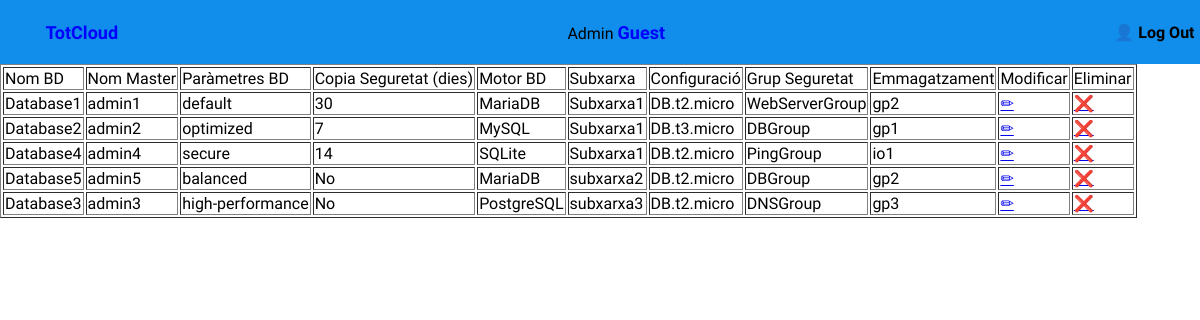
The app's page /totCloud/instancia_bd/llista_bd.php, older data.
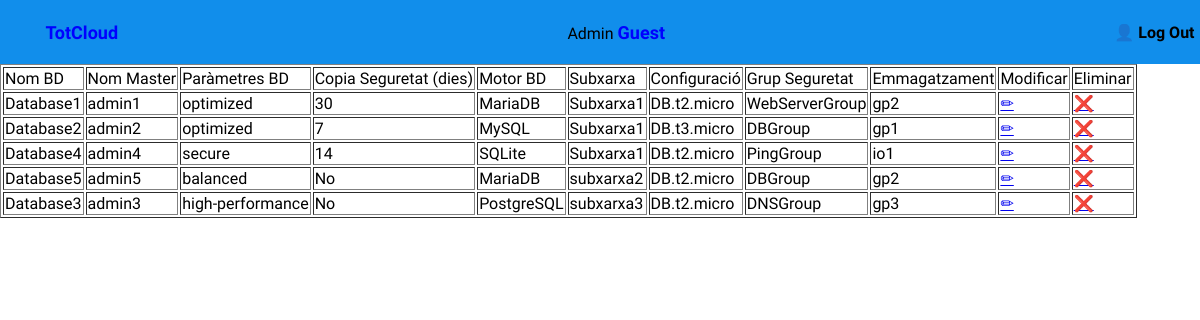
The same page, newer data.
### tables this page shows
CREATE TABLE `instancia_bd` (
  `idInstanciaBD` int(11) NOT NULL,
  `idBDServei` int(11) NOT NULL,
  `nomMaster` varchar(64) NOT NULL,
  `nomBD` varchar(64) NOT NULL,
  `grupParametresBD` varchar(64) NOT NULL,
  `periodeRetencioCS` int(11) DEFAULT NULL,
  `tipusMotor` varchar(32) NOT NULL,
  `idSubXar` int(11) NOT NULL,
  `idConfig` int(11) NOT NULL,
  `idGS` int(11) NOT NULL,
  `idEmmg` int(11) NOT NULL
);

CREATE TABLE `subxarxa` (
  `nomSubXarxa` varchar(64) NOT NULL,
  `descripcio` text DEFAULT NULL,
  `idVPC` varchar(128) NOT NULL,
  `idSubXar` int(11) NOT NULL,
  `nomReg` varchar(64) DEFAULT NULL
);

CREATE TABLE `configuracio` (
  `idConfig` int(11) NOT NULL,
  `numCPU` int(11) NOT NULL,
  `RAM` int(11) NOT NULL,
  `xarxa` varchar(32) DEFAULT NULL,
  `preuPerHora` decimal(5,2) DEFAULT NULL,
  `nom` varchar(64) NOT NULL,
  `IP` binary(16) NOT NULL
);

CREATE TABLE `grup_seguretat` (
  `nom` varchar(64) NOT NULL,
  `descripcio` text NOT NULL,
  `descrpicioSource` text DEFAULT NULL,
  `idGS` int(11) NOT NULL,
  `tipusSource` varchar(32) DEFAULT NULL,
  `tipus` varchar(16) NOT NULL,
  `Protocol` varchar(8) NOT NULL
);

CREATE TABLE `emmagatzamatge` (
  `tipus` varchar(3) NOT NULL,
  `emgAssignat` int(11) NOT NULL,
  `idEmmg` int(11) NOT NULL
);

### totCloud/atributsClasses/instancia_bd.php (called while the page is built, shortened)
<?php
$pk = "idInstanciaBD";
$a2 = "nomMaster";
$a3 = "nomBD";
$a4 = "grupParametresBD";
$a5 = "periodeRetencioCS";
$a7 = "tipusMotor";
?>

### totCloud/instancia_bd/llista_bd.php (the view, shortened to what this page needs)
<?php
include "../connexio.php";
include "../atributsClasses/instancia_bd.php";
include "../header.php";
?>
<!DOCTYPE html>
<html lang="es">
<head>
    <link rel="stylesheet" href="/php/TOTCLOUD/totcloud/home.css">
</head>
<body>
    <?php
    $consulta = "SELECT i.$pk, i.$a3 AS NomBD, i.$a2 AS NomMaster, i.$a4 AS ParametresBD,
             i.$a5 AS CopiaSeguretat, i.$a7 AS MotorBD, s.nomSubxarxa AS Subxarxa,
             c.nom AS Configuracio, gs.nom AS GrupSeguretat, e.tipus AS Emmagatzematge
             FROM instancia_bd i
             JOIN subxarxa s ON i.idSubXar = s.idSubxar
             JOIN configuracio c ON i.idConfig = c.idConfig
             JOIN grup_seguretat gs ON i.idGS = gs.idGS
             JOIN emmagatzamatge e ON i.idEmmg = e.idEmmg";
    $resultat = mysqli_query($conn, $consulta);
    $columns = [
        "Nom BD",
        "Nom Master",
        "Paràmetres BD",
        "Copia Seguretat (dies)",
        "Motor BD",
        "Subxarxa",
        "Configuració",
        "Grup Seguretat",
        "Emmagatzament"
    ];
    echo "<TABLE border='1'>";
    echo "<TR>";
    foreach ($columns as $col) {
        echo "<TD>" . $col . "</TD>";
    }
    echo "<TD>Modificar</TD>";
    echo "<TD>Eliminar</TD>";
    echo "</TR>";
    while ($reg = mysqli_fetch_assoc($resultat)) {
        echo "<TR>";
        echo "<TD>" . $reg['NomBD'] . "</TD>";
        echo "<TD>" . $reg['NomMaster'] . "</TD>";
        echo "<TD>" . $reg['ParametresBD'] . "</TD>";
        echo "<TD>" . ($reg['CopiaSeguretat'] ? $reg['CopiaSeguretat'] : "No") . "</TD>";
        echo "<TD>" . $reg['MotorBD'] . "</TD>";
        echo "<TD>" . $reg['Subxarxa'] . "</TD>";
        echo "<TD>" . $reg['Configuracio'] . "</TD>";
        echo "<TD>" . $reg['GrupSeguretat'] . "</TD>";
        echo "<TD>" . $reg['Emmagatzematge'] . "</TD>";
        $k = $reg[$pk];
        $modifyUrl = "<a class='modify-link' href='/php/TOTCLOUD/totcloud/instancia_bd/modifica_bd.php?$pk=$k'>
                    <span class='modify'>&#9999;</span>
                    </a>";
        $deleteUrl = "<a class='delete-link' href='/php/TOTCLOUD/totcloud/instancia_bd/delete_bd.php?$pk=$k'>
                    <span class='delete'>&#10060;</span>
                    </a>";
        echo "<TD>$modifyUrl</TD>";
        echo "<TD>$deleteUrl</TD>";
        echo "</TR>";
    }
    echo "</TABLE>";
    ?>
</body>
</html>

### totCloud/header.php (shortened to what this page needs)
<header>
    <nav class="navbar">
        <ul>
            <a href="/php/TOTCLOUD/totcloud/home.php" class="style1">
                <strong>TotCloud</strong>
            </a>
            <li class="welcome-message">
                Admin <span class="style1"><?php echo $_SESSION["nomAdmin"]; ?></span>
            </li>
            <li class="logout">
                <a href="/php/TOTCLOUD/totcloud/LogOut.php">
                    <span class="icon-user">&#128100;</span> <strong>Log Out</strong>
                </a>
            </li>
        </ul>
    </nav>
</header>

### totCloud/home.css (style rules this page uses)
body { margin: 0; font-family: "Urbanist", sans-serif; }
body:not(header) { margin: auto; }
.welcome-message { color: black; }
.style1 { color: blue; font-weight: bold; font-size: 18px; }

Row changes from the older to the newer data that the page shows:
changed instancia_bd "Database1": grupParametresBD "default" → "optimized"
